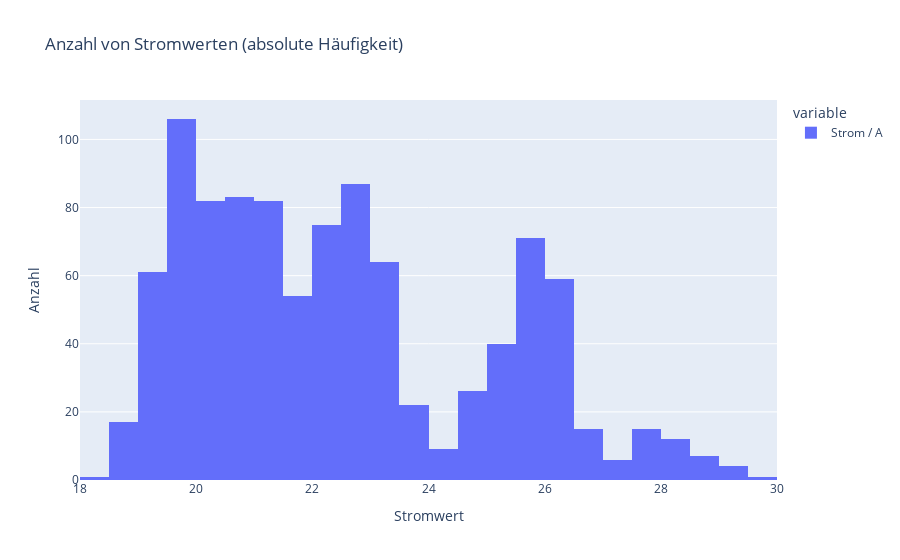

Notebook cell for this chart:
### Markdown cell above
<span style="color:#FF5F00"><b>AUFGABE:</b></span><br>
Versuchen Sie, mit der Histogramm-Funktion zu spielen: stellen Sie selbständig ein Histogramm von der Stromaufnahme in Ampere dar. Was fällt Ihnen an dieser Verteilung auf?

### Code cell
# Erstelle Diagramm von absoluten Häufigkeiten von Stromwerten wieder analog zu dem oberen Beispiel
plot = df["Strom / A"].plot(kind="histogram", title="Anzahl von Stromwerten (absolute Häufigkeit)")
plot.update_layout(xaxis_title="Stromwert", yaxis_title="Anzahl")

### Figure 1 — Plotly figure (JSON) as saved in the notebook; plotly's stock layout.template omitted (floating-point values rounded to 4 significant figures; data arrays with more than 128 entries replaced by an {"elided": "..."} marker saying what was removed)
{"data": [{"bingroup": "x", "hovertemplate": "variable=Strom / A<br>value=%{x}<br>count=%{y}<extra></extra>", "legendgroup": "Strom / A", "marker": {"color": "#636efa", "pattern": {"shape": ""}}, "name": "Strom / A", "orientation": "v", "showlegend": true, "type": "histogram", "x": {"elided": "1000 float values"}, "xaxis": "x", "yaxis": "y"}], "layout": {"barmode": "relative", "legend": {"title": {"text": "variable"}, "tracegroupgap": 0}, "title": {"text": "Anzahl von Stromwerten (absolute Häufigkeit)"}, "xaxis": {"anchor": "y", "domain": [0, 1], "title": {"text": "Stromwert"}}, "yaxis": {"anchor": "x", "domain": [0, 1], "title": {"text": "Anzahl"}}}}
